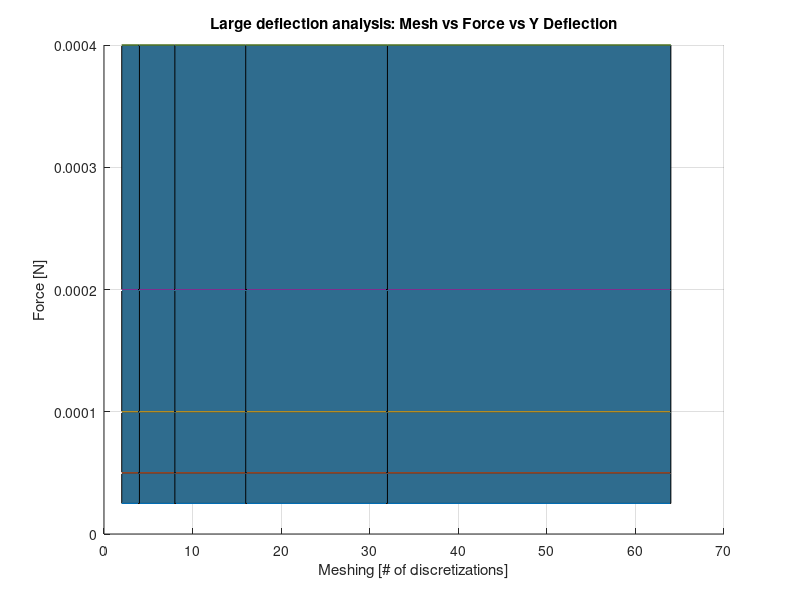
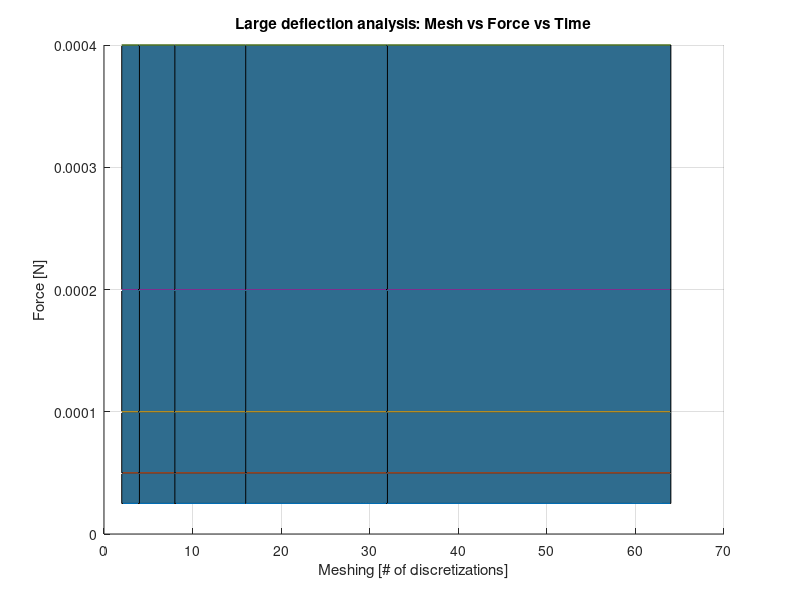
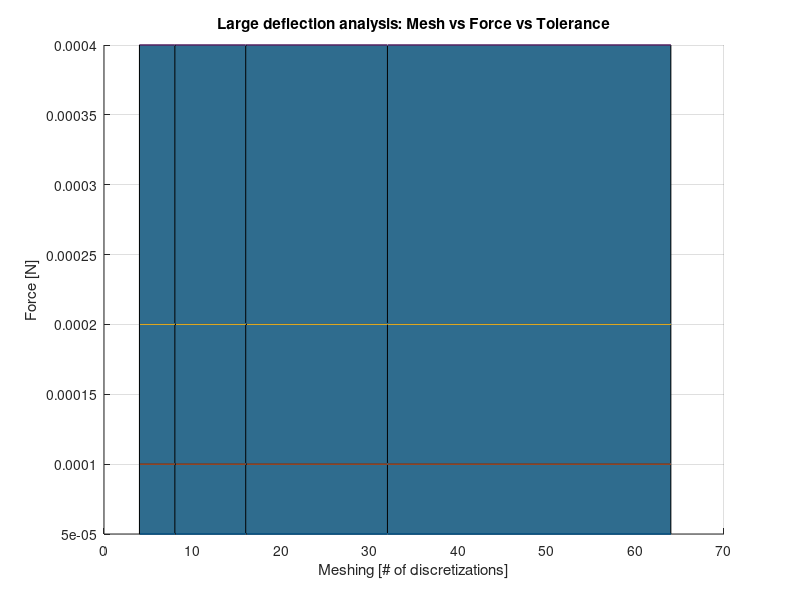

Reproduce these figures in MATLAB, in order.
L=100e-6;w=2e-6;h=2e-6;E=160e9;I=w^3*h/12;
L3EI3=L^3/E/I/3;L2EI2=L^2/E/I/2;

j=0;i=0;i=i+1;
j=j+1;T(i,j)=00*60+47;nodes(i,j)=118;meshing(i,j)=50e-6;Fy(i,j)=25e-6;Dxt(i,j)=-2.7408e-6;Dxb(i,j)=4.48483e-6;Dyt(i,j)=19.505e-6;Dyb(i,j)=20.7249e-6;
j=j+1;T(i,j)=01*60+08;nodes(i,j)=118;meshing(i,j)=50e-6;Fy(i,j)=50e-6;Dxt(i,j)=-5.21497e-6;Dxb(i,j)=4.88313e-6;Dyt(i,j)=27.1164e-6;Dyb(i,j)=29.5698e-6;
j=j+1;T(i,j)=01*60+18;nodes(i,j)=118;meshing(i,j)=50e-6;Fy(i,j)=100e-6;Dxt(i,j)=-9.12261e-6;Dxb(i,j)=4.07937e-6;Dyt(i,j)=35.8581e-6;Dyb(i,j)=40.2577e-6;
j=j+1;T(i,j)=01*60+37;nodes(i,j)=118;meshing(i,j)=50e-6;Fy(i,j)=200e-6;Dxt(i,j)=-15.0132e-6;Dxb(i,j)=1.30507e-6;Dyt(i,j)=45.6466e-6;Dyb(i,j)=52.8883e-6;
j=j+1;T(i,j)=01*60+53;nodes(i,j)=118;meshing(i,j)=50e-6;Fy(i,j)=400e-6;Dxt(i,j)=-23.401e-6;Dxb(i,j)=-4.33166e-6;Dyt(i,j)=56.0862e-6;Dyb(i,j)=67.1278e-6;
j=0;i=i+1;
j=j+1;T(i,j)=00*60+45;nodes(i,j)=142;meshing(i,j)=25e-6;Fy(i,j)=25e-6;Dxt(i,j)=-6.22192e-6;Dxb(i,j)=3.87647e-6;Dyt(i,j)=30.2234e-6;Dyb(i,j)=32.6777e-6;
j=j+1;T(i,j)=01*60+04;nodes(i,j)=142;meshing(i,j)=25e-6;Fy(i,j)=50e-6;Dxt(i,j)=-14.0583e-6;Dxb(i,j)=0.751441e-6;Dyt(i,j)=44.7474e-6;Dyb(i,j)=50.478e-6;
j=j+1;T(i,j)=01*60+45;nodes(i,j)=142;meshing(i,j)=25e-6;Fy(i,j)=100e-6;Dxt(i,j)=-25.3013e-6;Dxb(i,j)=-6.63581e-6;Dyt(i,j)=58.0675e-6;Dyb(i,j)=68.4217e-6;
j=j+1;T(i,j)=02*60+13;nodes(i,j)=142;meshing(i,j)=25e-6;Fy(i,j)=200e-6;Dxt(i,j)=-38.1037e-6;Dxb(i,j)=-17.1981e-6;Dyt(i,j)=68.3791e-6;Dyb(i,j)=83.5262e-6;
j=j+1;T(i,j)=02*60+29;nodes(i,j)=142;meshing(i,j)=25e-6;Fy(i,j)=400e-6;Dxt(i,j)=-50.3839e-6;Dxb(i,j)=-28.6284e-6;Dyt(i,j)=75.7017e-6;Dyb(i,j)=94.4379e-6;
j=0;i=i+1;
j=j+1;T(i,j)=00*60+53;nodes(i,j)=202;meshing(i,j)=12.5e-6;Fy(i,j)=25e-6;Dxt(i,j)=-7.64036e-6;Dxb(i,j)=3.27128e-6;Dyt(i,j)=33.7155e-6;Dyb(i,j)=36.6118e-6;
j=j+1;T(i,j)=01*60+15;nodes(i,j)=202;meshing(i,j)=12.5e-6;Fy(i,j)=50e-6;Dxt(i,j)=-19.2721e-6;Dxb(i,j)=-2.89229e-6;Dyt(i,j)=52.3043e-6;Dyb(i,j)=59.6169e-6;
j=j+1;T(i,j)=02*60+02;nodes(i,j)=202;meshing(i,j)=12.5e-6;Fy(i,j)=100e-6;Dxt(i,j)=-35.6847e-6;Dxb(i,j)=-15.586e-6;Dyt(i,j)=67.8515e-6;Dyb(i,j)=80.9042e-6;
j=j+1;T(i,j)=02*60+22;nodes(i,j)=202;meshing(i,j)=12.5e-6;Fy(i,j)=200e-6;Dxt(i,j)=-51.6428e-6;Dxb(i,j)=-30.0787e-6;Dyt(i,j)=77.685e-6;Dyb(i,j)=95.3286e-6;
j=j+1;T(i,j)=02*60+59;nodes(i,j)=202;meshing(i,j)=12.5e-6;Fy(i,j)=400e-6;Dxt(i,j)=-64.2429e-6;Dxb(i,j)=-42.3358e-6;Dyt(i,j)=83.6393e-6;Dyb(i,j)=103.635e-6;
j=0;i=i+1;
j=j+1;T(i,j)=01*60+04;nodes(i,j)=322;meshing(i,j)=6.25e-6;Fy(i,j)=25e-6;Dxt(i,j)=-7.80958e-6;Dxb(i,j)=3.18133e-6;Dyt(i,j)=34.1232e-6;Dyb(i,j)=37.065e-6;
j=j+1;T(i,j)=01*60+27;nodes(i,j)=322;meshing(i,j)=6.25e-6;Fy(i,j)=50e-6;Dxt(i,j)=-20.0247e-6;Dxb(i,j)=-3.47055e-6;Dyt(i,j)=53.3341e-6;Dyb(i,j)=60.8435e-6;
j=j+1;T(i,j)=02*60+29;nodes(i,j)=322;meshing(i,j)=6.25e-6;Fy(i,j)=100e-6;Dxt(i,j)=-37.4526e-6;Dxb(i,j)=-17.1977e-6;Dyt(i,j)=69.4354e-6;Dyb(i,j)=82.8477e-6;
j=j+1;T(i,j)=03*60+05;nodes(i,j)=322;meshing(i,j)=6.25e-6;Fy(i,j)=200e-6;Dxt(i,j)=-54.2771e-6;Dxb(i,j)=-32.6517e-6;Dyt(i,j)=79.5287e-6;Dyb(i,j)=97.4875e-6;
j=j+1;T(i,j)=03*60+45;nodes(i,j)=322;meshing(i,j)=6.25e-6;Fy(i,j)=400e-6;Dxt(i,j)=-67.3914e-6;Dxb(i,j)=-45.4717e-6;Dyt(i,j)=85.6227e-6;Dyb(i,j)=105.76e-6;
j=0;i=i+1;
j=j+1;T(i,j)=01*60+48;nodes(i,j)=603;meshing(i,j)=3.125e-6;Fy(i,j)=25e-6;Dxt(i,j)=-7.85456e-6;Dxb(i,j)=3.15771e-6;Dyt(i,j)=34.242e-6;Dyb(i,j)=37.1962e-6;
j=j+1;T(i,j)=02*60+35;nodes(i,j)=603;meshing(i,j)=3.125e-6;Fy(i,j)=50e-6;Dxt(i,j)=-20.1467e-6;Dxb(i,j)=-3.5666e-6;Dyt(i,j)=53.5205e-6;Dyb(i,j)=61.0596e-6;
j=j+1;T(i,j)=04*60+19;nodes(i,j)=603;meshing(i,j)=3.125e-6;Fy(i,j)=100e-6;Dxt(i,j)=-37.6823e-6;Dxb(i,j)=-17.41e-6;Dyt(i,j)=69.6714e-6;Dyb(i,j)=83.1249e-6;
j=j+1;T(i,j)=05*60+14;nodes(i,j)=603;meshing(i,j)=3.125e-6;Fy(i,j)=200e-6;Dxt(i,j)=-54.6063e-6;Dxb(i,j)=-32.9749e-6;Dyt(i,j)=79.8016e-6;Dyb(i,j)=97.7927e-6;
j=j+1;T(i,j)=06*60+15;nodes(i,j)=603;meshing(i,j)=3.125e-6;Fy(i,j)=400e-6;Dxt(i,j)=-67.8134e-6;Dxb(i,j)=-45.8926e-6;Dyt(i,j)=85.9434e-6;Dyb(i,j)=106.094e-6;
j=0;i=i+1;
j=j+1;T(i,j)=11*60+55;nodes(i,j)=2936;meshing(i,j)=1.5625e-6;Fy(i,j)=25e-6;Dxt(i,j)=-7.90856e-6;Dxb(i,j)=3.13107e-6;Dyt(i,j)=34.3883e-6;Dyb(i,j)=37.3579e-6;
j=j+1;T(i,j)=16*60+25;nodes(i,j)=2936;meshing(i,j)=1.5625e-6;Fy(i,j)=50e-6;Dxt(i,j)=-20.2588e-6;Dxb(i,j)=-3.65379e-6;Dyt(i,j)=53.7042e-6;Dyb(i,j)=61.2719e-6;
j=j+1;T(i,j)=26*60+37;nodes(i,j)=2936;meshing(i,j)=1.5625e-6;Fy(i,j)=100e-6;Dxt(i,j)=-37.8397e-6;Dxb(i,j)=-17.5559e-6;Dyt(i,j)=69.8595e-6;Dyb(i,j)=83.3396e-6;
j=j+1;T(i,j)=32*60+47;nodes(i,j)=2936;meshing(i,j)=1.5625e-6;Fy(i,j)=200e-6;Dxt(i,j)=-54.7847e-6;Dxb(i,j)=-33.1518e-6;Dyt(i,j)=79.9871e-6;Dyb(i,j)=97.9914e-6;
j=j+1;T(i,j)=41*60+26;nodes(i,j)=2936;meshing(i,j)=1.5625e-6;Fy(i,j)=400e-6;Dxt(i,j)=-68.0025e-6;Dxb(i,j)=-46.085e-6;Dyt(i,j)=86.135e-6;Dyb(i,j)=106.283e-6;

%meshing refinement vs relative error
figure(1);clf;hold on;
title('Large deflection analysis: Mesh vs Force vs Y Deflection');
surfl((L./meshing),Fy,(Dyb));
plot3((L./meshing),Fy,(Dyb),'');
xlabel('Meshing [# of discretizations]');
ylabel('Force [N]');
zlabel('Y Deflection [m]');
grid on;
rotate3d;

figure(2);clf;hold on;
title('Large deflection analysis: Mesh vs Force vs Time');
surfl((L./meshing),Fy,T);
plot3((L./meshing),Fy,T,'');
xlabel('Meshing [# of discretizations]');
ylabel('Force [N]');
zlabel('Time [s]');
grid on;
rotate3d;

figure(3);clf;hold on;
title('Large deflection analysis: Mesh vs Force vs Tolerance');
surfl((L./meshing(2:6,2:5)),Fy(2:6,2:5),(Dyb(2:6,2:5)-Dyb(1:5,2:5) ));
plot3((L./meshing(2:6,2:5)),Fy(2:6,2:5),(Dyb(2:6,2:5)-Dyb(1:5,2:5) ),'');
xlabel('Meshing [# of discretizations]');
ylabel('Force [N]');
zlabel('Tolerance [m]');
grid on;
rotate3d;

